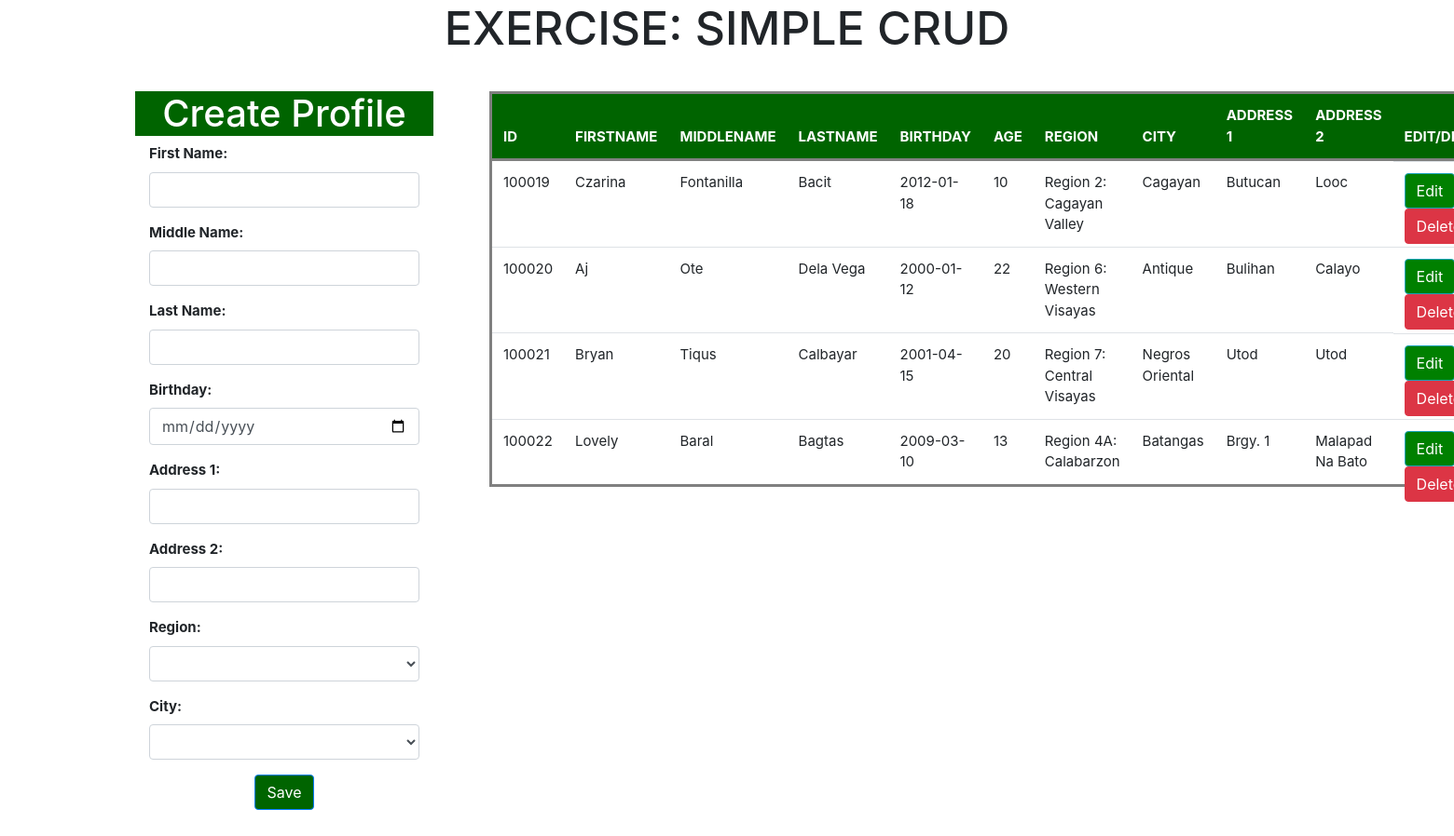
The page / on the database its author committed.
### tables this page shows
CREATE TABLE `profile` (
  `Profile_ID` int(255) NOT NULL,
  `Firstname` varchar(255) NOT NULL,
  `Middlename` varchar(255) NOT NULL,
  `Lastname` varchar(255) NOT NULL,
  `Birthday` date NOT NULL,
  `Age` int(50) NOT NULL,
  `Address1` varchar(255) NOT NULL,
  `Address2` varchar(255) NOT NULL,
  `Region` varchar(255) NOT NULL,
  `City` varchar(255) NOT NULL
);

### db.php (called while the page is built, shortened)
<?php
$save = false;
$id = $first = $middle = $last = $ad1 = $ad2 = $bd = $rgn = $cty ="";
?>

### index.php (the view, shortened to what this page needs)
<!DOCTYPE html>
<html>
<head>
	<link rel="stylesheet" href="https://cdn.jsdelivr.net/npm/bootstrap@4.0.0/dist/css/bootstrap.min.css">
</head>
<body>
<?php require_once 'db.php';
$mysqli = new mysqli('localhost', 'root', '', 'ojt_exercise') or die ('MySQL connection failed. ' . mysqli_error($mysqli));
$result = $mysqli->query("SELECT * from profile") or die($mysqli->error);
$result1 = $mysqli->query("SELECT * from region") or die($mysqli->error);
?>
<div class="col-md-12"; style="font-size: 15px">
        		<h3 style="font-size: 50px; text-align: center">EXERCISE: SIMPLE CRUD</h3>
        <div>
<div class="justify-content-center" style="float: left; padding: 30px; margin-left: 100px">
	<div style="color: white; background-color: #006400; text-align: center">
	<h1>Create Profile</h1>
</div>
<div class="container">
<div>
	<form action="db.php" method="POST">
		<div class="form-group" style="font-weight: bold">
			<label>First Name: </label>
			<input type="textbox" name="first" class="form-control" value="<?php echo $first; ?>">
		</div>
		<div class="form-group" style="font-weight: bold">
			<label>Middle Name: </label>
			<input type="textbox" name="middle" class="form-control" value="<?php echo $middle; ?>">
		</div>
		<div class="form-group" style="font-weight: bold">
			<label>Last Name: </label>
			<input type="textbox" name="last" class="form-control" value="<?php echo $last; ?>">
		</div>
		<div class="form-group" style="font-weight: bold">
			<label>Birthday: </label>
			<input type="date" name="bday" class="form-control" value="<?php echo $bd; ?>">
		</div>
		<div class="form-group" style="font-weight: bold">
			<label>Address 1: </label>
			<input type="textbox" name="add1" class="form-control" value="<?php echo $ad1; ?>">
		</div>
		<div class="form-group" style="font-weight: bold">
			<label>Address 2: </label>
			<input type="textbox" name="add2" class="form-control" value="<?php echo $ad2; ?>">
		</div>
		<div class="form-group" style="font-weight: bold">
			<label>Region:</label>
			<select name="region" id="region-list" class="form-control" onchange="getcity(this.value);" >
				<option value="<?php if (!empty($rgn)) {echo $rgn;} ?>"><?php if (!empty($rgn)) {echo $rgn;} ?></option>
				<?php while ($row = $result1-> fetch_assoc()): ?>
				<option value="<?php echo $row['ID'] ?> "><?php echo $row['Region'] ?>
				</option>
				<?php endwhile; ?>
			</select>
		</div>
		<div class="form-group" style="font-weight: bold">
			<label>City:</label>
			<select name="city" id="city-list" class="form-control" >
				<option value="<?php if (!empty($cty)) {echo $cty;} ?>"><?php if (!empty($cty)) {echo $cty;} ?></option>
			</select>
		</div>
		<div class="form-group" style="text-align: center">
			<?php if ($save==true): ?>
				<button type="submit" name="update" class="btn btn-warning" style="background-color: #006400; color: white" >Update</button>
			<?php else: ?>
				<button type="submit" name="save" class="btn btn-primary" style="background-color: #006400">Save</button>
			<?php endif ?>
		</div>
	</form>
</div>
</div>
</div>
<div class="container">
<div class="row justify-content-left" style="margin: 0px auto; padding: 30px;">
	<table class="table" style="border-style: solid">
		<thead>
			<tr class="table" style="border-style: solid; color: white; background-color: #006400;">
				<th>ID</th>
				<th>FIRSTNAME</th>
				<th>MIDDLENAME</th>
				<th>LASTNAME</th>
				<th>BIRTHDAY</th>
				<th>AGE</th>
				<th>REGION</th>
				<th>CITY</th>
				<th>ADDRESS 1</th>
				<th>ADDRESS 2</th>
				<th>EDIT/DELETE</th>
			</tr>
		</thead>
		<?php while ($row = $result-> fetch_assoc()): ?>
			<tr>
				<td><?php echo $row['Profile_ID']; ?></td>
			<td><?php echo $row['Firstname']; ?></td>
			<td><?php echo $row['Middlename']; ?></td>
			<td><?php echo $row['Lastname']; ?></td>
			<td><?php echo $row['Birthday']; ?></td>
			<td><?php echo $row['Age']; ?></td>
			<td><?php echo $row['Region']; ?></td>
			<td><?php echo $row['City']; ?></td>
			<td><?php echo $row['Address1']; ?></td>
			<td><?php echo $row['Address2']; ?></td>
			<td class="button" style="position: absolute;"> <a href="index.php?view= <?php echo $row['Profile_ID'];?>" class="btn btn-info" style="background-color: green;">Edit</a>
			 <a onclick="return confirm('Delete record?')" href="db.php?delete= <?php echo $row['Profile_ID'];?>" class="btn btn-danger">Delete</a> </td>
			</tr>
		<?php endwhile; ?>
	</table>
</div>
</div>
</div>
</body>
</html>

### rows shown on the page
profile: Profile_ID "100019", Firstname "Czarina", Middlename "Fontanilla", Lastname "Bacit", Birthday "2012-01-18", Age "10", Region "Region 2: Cagayan Valley", City "Cagayan", Address1 "Butucan", Address2 "Looc"
profile: Profile_ID "100020", Firstname "Aj", Middlename "Ote", Lastname "Dela Vega", Birthday "2000-01-12", Age "22", Region "Region 6: Western Visayas", City "Antique", Address1 "Bulihan", Address2 "Calayo"
profile: Profile_ID "100021", Firstname "Bryan", Middlename "Tiqus", Lastname "Calbayar", Birthday "2001-04-15", Age "20", Region "Region 7: Central Visayas", City "Negros Oriental", Address1 "Utod", Address2 "Utod"
profile: Profile_ID "100022", Firstname "Lovely", Middlename "Baral", Lastname "Bagtas", Birthday "2009-03-10", Age "13", Region "Region 4A: Calabarzon", City "Batangas", Address1 "Brgy. 1", Address2 "Malapad Na Bato"
